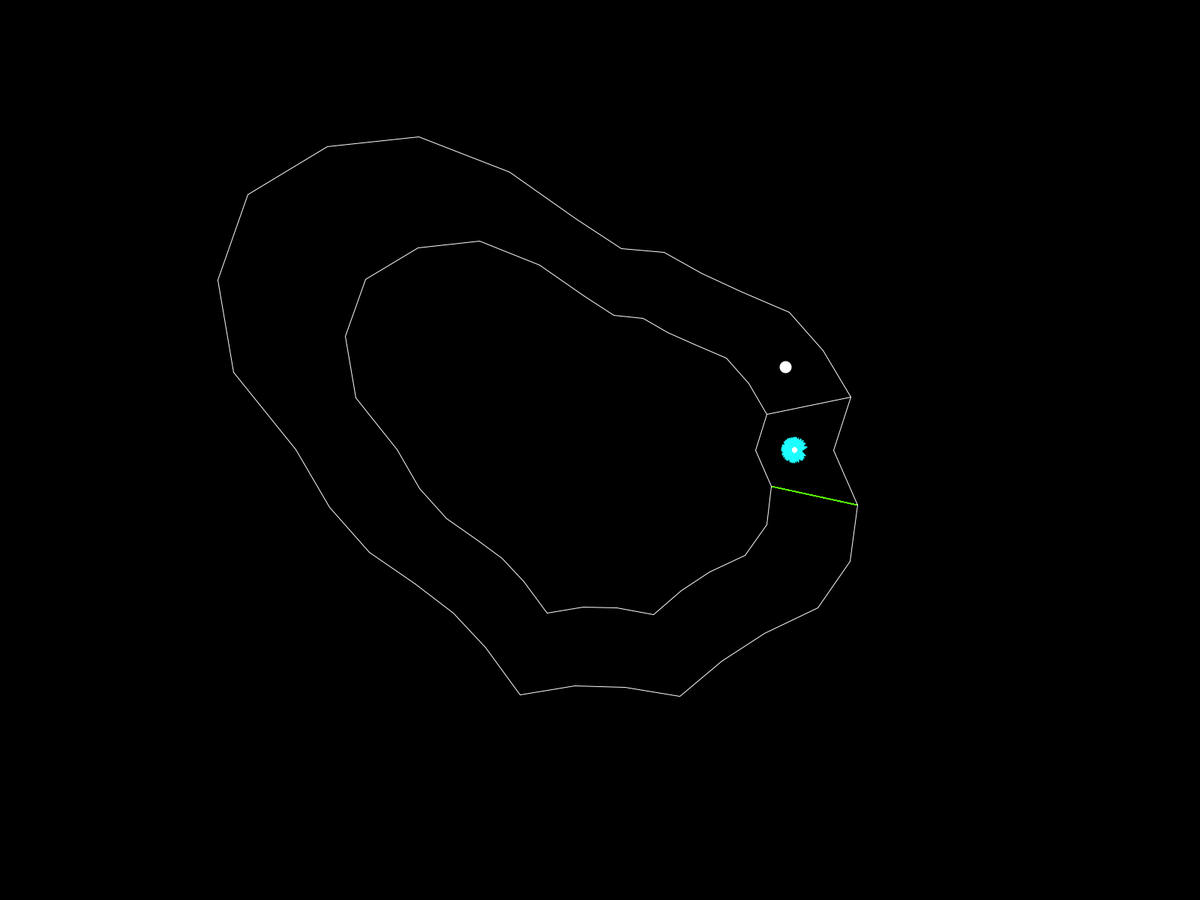
Frame 1 (no input)
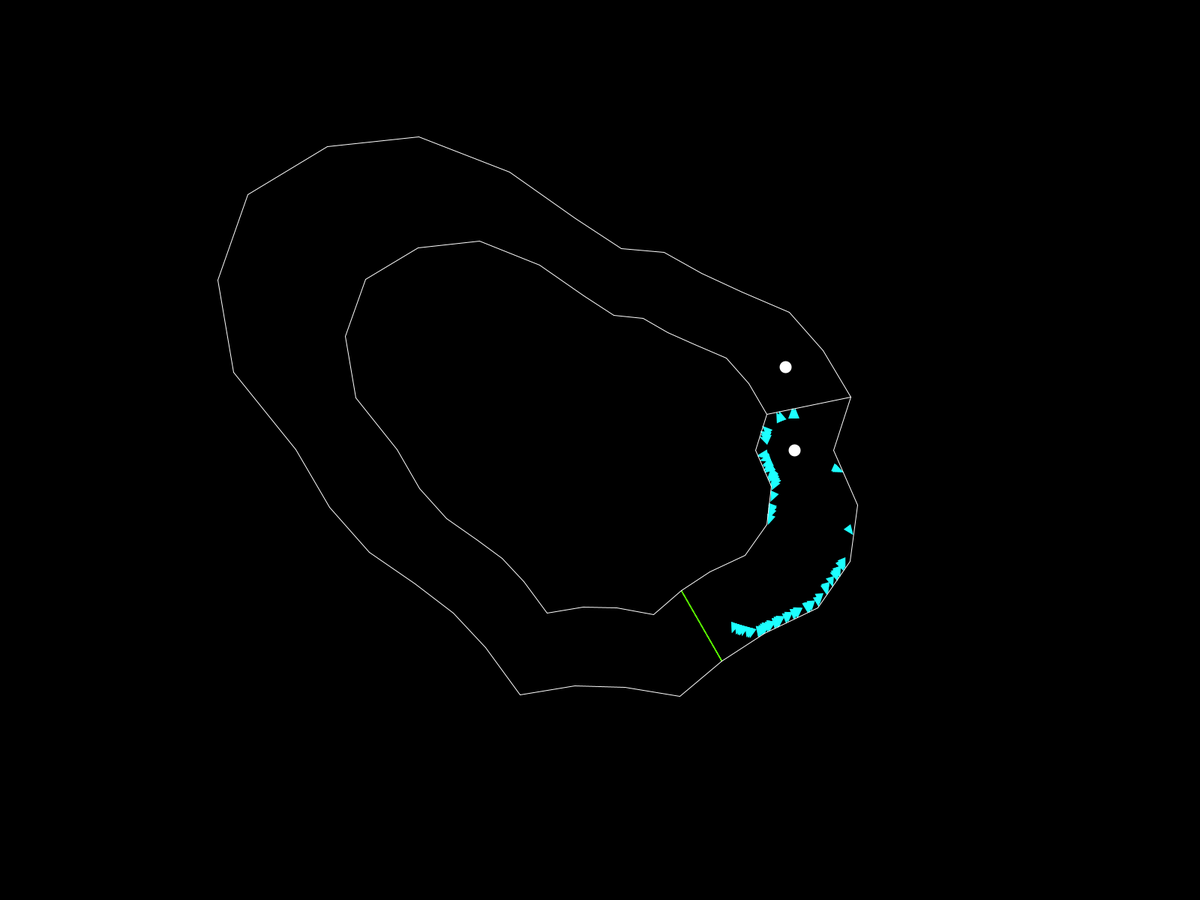
Frame 60 (the mouse pressed at the canvas centre just before this capture)
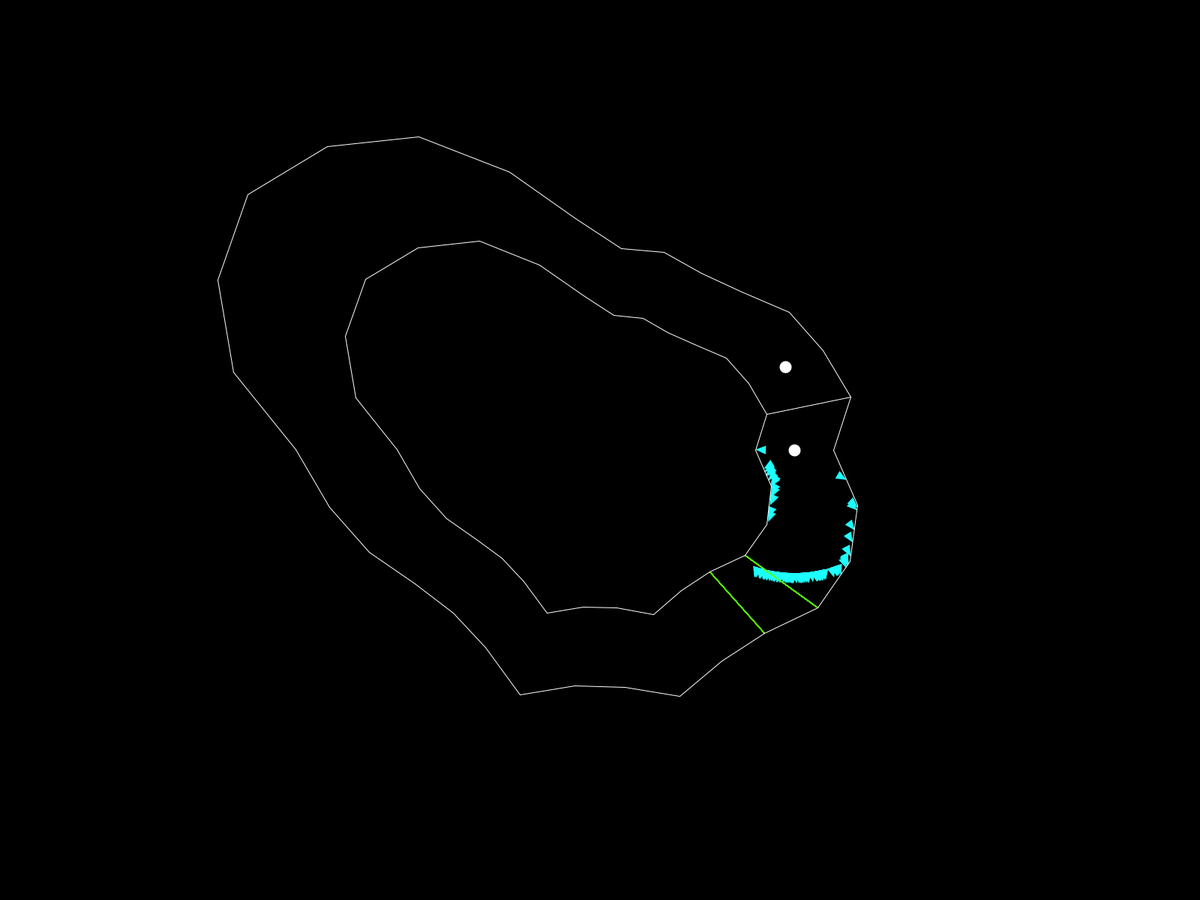
Frame 120 (the mouse held since frame 60 and released just before this capture)

The Processing sketch that drew these frames (run headless with seeded random() and noise(); from frame 60 on, the mouse is pressed at the canvas centre):

// Processing sketch: Random_loops
// ── Random_loops.pde
//PERFECT RANDOM LOOP FORMATIONUSING PERLIN NOISE //////(ONPEN SIMPLEX)(SINPLEX)
//going aroung a circle in the noise function
int resolution=30;
float noise_radius=0.5;  //JAGEDNESS OF THE LOOP
float x_offset=10;
float y_offset=10;
float acc_radius=800;    //SIZE OF THE LOOP
float track_thickness=160;
ArrayList<PVector> outer=new ArrayList<PVector>();
ArrayList<PVector> center=new ArrayList<PVector>();
ArrayList<PVector> inner=new ArrayList<PVector>();
ArrayList<Boundary> innerbounds=new ArrayList<Boundary>();
ArrayList<Boundary> outerbounds=new ArrayList<Boundary>();
ArrayList<Boundary> checkpoints=new ArrayList<Boundary>();
ArrayList<Boundary> bounds=new ArrayList<Boundary>();

//CAR VARIABLES
ArrayList<Car> cars=new ArrayList<Car>();               //LIST OF CARS
float VIS=100;                                              //VISION OF CAR HOW FAR CAN IT SEE
float carsize;                                          //SIZE OF CAR
float carang;                                           //SHAPE OF CAR
color carcol;                                           //COLOR OF CAR
float speed=2;      
PVector start;
PVector end;

//NEURAL NETWORK VARIABLES
int inputs=5;                                           //INPUT TO THE NETWORK
int carnum=100;                                          //GENERATION SIZE
int[] networkSize={8, 8, 8 ,1};                            //NETWORK STRUCTURE
float forcemag=0.1;                                     //LIKE LEARNING CONSTANT
float mutation=0.1;                                     //NUMBER OF RANDOM CARS IN NEW GENERATION
int step=10;

int timeschosen[];


void setup()
{
  // size(800, 800);
  fullScreen();
  strokeWeight(2);
  stroke(255);
  carsize=15;
  carang=PI/8;
  carcol=color(29, 255, 255);
  make_track();
  initcars();
}
void draw() {
  background(0);
  strokeWeight(16);
  translate(width/2, height/2);

  point(start.x, start.y);
  point(end.x, end.y);
  boolean nextgen=true;
  for (int i=0; i<step; i++)
  {
    for (Car c : cars)
    {
      c.update();
      if (c.collided==false && c.finished==false)
      {
        nextgen=false;
      }
      //c.show();
    }
  }
  for (Car c : cars)
  {
    c.show();
  }
  for (Boundary B : bounds)
  {
    B.show();
  }
  if (nextgen)
  {
    float cumuscore[]=new float[cars.size()];
    int curr_score=0;
    int i=0;
    for (Car c : cars)
    {
      curr_score+=c.lifetime;
      cumuscore[i++]=curr_score;
    }
    nextgen(cumuscore);
  }
}









void make_track()
{
  outer.clear();
  center.clear();
  inner.clear();
  innerbounds.clear();
  outerbounds.clear();
  checkpoints.clear();
  bounds.clear();
  //x_offset+=random(1)/100.0;
  //y_offset+=random(1)/100.0;
  for (int i=0; i<resolution; i++)
  {
    float ang=map(i, 0, resolution, 0, 2*PI);
    float x=x_offset+noise_radius*(1+sin(ang));
    float y=y_offset+noise_radius*(1+cos(ang));
    center.add(new PVector(acc_radius*noise(x, y)*cos(ang), acc_radius*noise(x, y)*sin(ang)));
    outer.add(new PVector((acc_radius+track_thickness)*noise(x, y)*cos(ang), (acc_radius+track_thickness)*noise(x, y)*sin(ang)));
    inner.add(new PVector((acc_radius-track_thickness)*noise(x, y)*cos(ang), (acc_radius-track_thickness)*noise(x, y)*sin(ang)));
  }
  outerbounds.add(new Boundary(outer.get(outer.size()-1), outer.get(0)));
  bounds.add(new Boundary(outer.get(outer.size()-1), outer.get(0)));
  innerbounds.add(new Boundary(inner.get(outer.size()-1), inner.get(0)));
  bounds.add(new Boundary(inner.get(outer.size()-1), inner.get(0)));

  for (int i=1; i<outer.size(); i++)
  {
    outerbounds.add(new Boundary(outer.get(i-1), outer.get(i)));
    innerbounds.add(new Boundary(inner.get(i-1), inner.get(i)));
    bounds.add(new Boundary(outer.get(i-1), outer.get(i)));
    bounds.add(new Boundary(inner.get(i-1), inner.get(i)));
    if (i!=outer.size()-1)
    {
      checkpoints.add(new Boundary(inner.get(i), outer.get(i)));
    } else
    {
      bounds.add(new Boundary(inner.get(i), outer.get(i)));
    }
  }
  start=center.get(0);
  end=center.get(center.size()-2);
}

void initcars()
{
  for (int i=0; i<carnum; i++)
  {
    Car c=new Car(start, mutation);
    cars.add(c);
  }
}


Car pickpairandmate(float[] cumuscore)
{
  float pick;
  int i, j;
  i=-1;
  while (i<0 || i>=cars.size())
  {
    pick=(random(cumuscore[cumuscore.length-1]));
    //println(pick);
    for (i=0; i<cumuscore.length; i++)
    {
      if (floor(pick)<floor(cumuscore[i]))
      {
        break;
      }
    }
  }
  j=-1;
  while ( j<0 || j>=cars.size())
  {
    pick=random(cumuscore[cars.size()-1]);
    for (j=0; j<cars.size(); j++)
    {
      if (floor(pick)<floor(cumuscore[j]))
      {
        break;
      }
    }
  }
  timeschosen[i]++;
  timeschosen[j]++;
  return mate(cars.get(i), cars.get(j));
}
Car mate(Car Parent1, Car Parent2)
{
  Car child=new Car(start, mutation);
  child.net.mate(Parent1.net, Parent2.net);
  return child;
}
void nextgen(float []cumuscore)
{
  ArrayList<Car> next=new ArrayList<Car>();
  timeschosen=new int[cars.size()];
  for (int i=0; i<cars.size(); i++)
  {
    timeschosen[i]=0;
  }
  for (int i=0; i<cars.size(); i++)
  {
    next.add(pickpairandmate(cumuscore));
  }
  for (int i=0; i<cars.size(); i++)
  {
    println(i+" "+timeschosen[i]+" "+cars.get(i).lifetime);
  }
  println();
  cars=next;
}
void single_parent(float[]cumuscore)
{
  ArrayList<Car> next=new ArrayList<Car>();
  for (int i=0; i<cars.size(); i++)
  {
    next.add(pickparent(cumuscore));
  }
  cars=next;
}
Car pickparent(float []cumuscore)
{
  float tot=cumuscore[cars.size()-1];
  float ran=random(tot);
  for (int i=0; i<cars.size(); i++)
  {
    if (ran<cumuscore[i])
    {
      println(i);
      Car c=new Car(start, mutation);
      c.net=cars.get(i).net.mutate();
      return c;
    }
  } 
  return cars.get(cars.size()-1);
}

// ── Boundary.pde
class Boundary
{
  PVector A, B;
  Boundary(PVector A_, PVector B_)
  {
    A=A_;
    B=B_;
  }
  float per_dist(PVector point)
  {
    float x1=A.x;
    float x2=B.x;
    float x0=point.x;
    float y1=A.y;
    float y2=B.y;
    float y0=point.y;
    float dist=(y2-y1)*x0-(x2-x1)*y0+x2*y1-y2*x1;
    dist/=(sqrt(pow(y1-y2, 2)+pow(x1-x2, 2)));
    return dist;
  }
  void show()
  {
    stroke(255);
    strokeWeight(1);
    line(A.x, A.y, B.x, B.y);
  }
  void checkpointshow()
  {
    colorMode(HSB);
    stroke(70, 255, 255);
    strokeWeight(1);
    line(A.x, A.y, B.x, B.y);
  }
}

// ── Layer.pde
class Layer
{
  Node[] nodes;
  int input;
  float mutation;
  int size;
  Layer(int size_, int inputsize, float mut)
  {
    input=inputsize;
    mutation=mut;
    nodes=new Node[size_];
    size=size_;
    for (int i=0; i<size; i++)
    {
      nodes[i]=new Node(input, mutation);
    }
  }
  float[] output(float [] input)
  {
    float out[]=new float[nodes.length];
    for (int i=0; i<nodes.length; i++)
    {
      out[i]=nodes[i].output(input);
    }
    return out;
  }
  void copy(Layer L)
  {
    for (int i=0; i<L.nodes.length; i++)
    {
      nodes[i].copy(L.nodes[i]);
    }
  }
}

// ── Neural_Network.pde
class Network
{
  Layer[] layers;
  int []networkSize;
  int inputs;
  int inputSize;
  float mutation;
  Network(int size[], int input, float mut)
  {
    mutation=mut;
    networkSize=size;
    inputs=input;
    layers=new Layer[size.length];
    inputSize=input;
    for (int i=0; i<size.length; i++)
    {
      if (i==0)
      {
        layers[i]=new Layer(size[i], input+1, mutation);
      } else
      {
        layers[i]=new Layer(size[i], size[i-1]+1, mutation);
      }
    }
  }
  float[] output(float[] input)
  {
    float out[]=new float[1];
    for (int i=0; i<layers.length; i++)
    {
      out=layers[i].output(input);
      input=out;
    }
    return out;
  }
  void mate(Network Parent1, Network Parent2)
  {
    int seperation=(int)random(0, layers.length);
    for (int i=0; i<seperation; i++)
    {
      Parent1.layers[i].copy(layers[i]);
    }
    for (int i=seperation; i<layers.length; i++)
    {
      Parent2.layers[i].copy(layers[i]);
    }
  }
  Network copy()
  {
    Network n=new Network(networkSize, inputs, mutation);
    for (int i=0; i<n.layers.length; i++)
    {
      this.layers[i].copy(n.layers[i]);
    }
    return n;
  }
  Network mutate()
  {
    Network n=this.copy();
    for (int i=0; i<n.layers.length; i++)
    {
      for (int j=0; j<layers[i].size; j++)
      {
        for (int k=0; k<layers[i].nodes[j].size; k++)
        {
          float ran=random(1);
          if (ran<mutation)
            layers[i].nodes[j].weights[k]=random(1);
        }
      }
    }
    return n;
  }
}

// ── Node.pde
class Node
{
  float weights[];
  float mutation;
  int size;
  boolean output=false;
  Node(int weigthsnum, float mut)
  {
    size=weigthsnum;
    weights=new float[weigthsnum];
    for (int i=0; i<weights.length; i++)
    {
      weights[i]=random(-1, 1);
    }
    mutation=mut;
  }
  float output(float inp[])
  {
    float ans=0;
    if (inp.length==weights.length-1)
    {
      for (int i=0; i<inp.length; i++)
      {
        ans+=weights[i]*inp[i];
      }
      ans+=weights[inp.length];
    } else
    {
      println("NODE ERROR");
      exit();
    }
    return activation_func(ans);
  }
  void copy(Node to)
  {
    int mutation_index=(int)random(weights.length);
    float mut=random(1);
    boolean mutation_bool=false;
    if (mut<=mutation)
    {
      mutation_bool=true;
    }
    for (int i=0; i<weights.length; i++)
    {
      if (mutation_bool && i==mutation_index)
      {
        to.weights[i]=random(-1, 1);
      } else
      {
        to.weights[i]=weights[i];
      }
    }
  }
  float activation_func(float in)
  {
    //SIGMOID FUNCTION
    if (abs(in)>10)
    {
      if (in>0)
      {
        return 1;
      } else
      {
      }
      return 0;
    } else
    {
      return 1.0/(1.0+exp(-in));
    }
  }
}

// ── Ray_Tracing.pde
//RAY TRACING 
class Ray
{
  PVector start;
  PVector dir;
  float ans=0;
  Ray(PVector P, float ang_)
  {
    start=P;
    dir=PVector.fromAngle(ang_);
    //line(start.x, start.y, start.x+10*dir.x, start.y+10*dir.y);
  }
  void rotate(float ang)
  {
    dir.rotate(ang);
  }
  PVector give_intersection(Boundary B)
  {
    float x1=B.A.x;
    float y1=B.A.y;
    float x2=B.B.x;
    float y2=B.B.y;

    float x3=start.x;
    float y3=start.y;
    float x4=start.x+dir.x;
    float y4=start.y+dir.y;
    float den=(x1-x2)*(y3-y4)-(y1-y2)*(x3-x4);
    if (den==0)
    {
      return null;
    } else 
    {
      float t=((x1-x3)*(y3-y4)-(y1-y3)*(x3-x4))/den;
      float u=-((x1-x2)*(y1-y3)-(y1-y2)*(x1-x3))/den;
      if (t>0 && t<1 && u>0)
      {
        return new PVector(x1+t*(x2-x1), y1+t*(y2-y1));
      } else
      {
        return null;
      }
    }
  }
  PVector give_Closest_intersection(ArrayList<Boundary> arr)
  {
    float Record=width*2;
    PVector closest=null;
    for (Boundary B : arr)
    {
      PVector intr=give_intersection(B);
      if (intr !=null)
      {
        float dist=intr.dist(start);
        if (dist<Record && closest==null)
        {
          closest=new PVector();
          closest.set(intr);
          Record=dist;
        } else if (dist<Record && closest!=null)
        {
          closest.set(intr);
          Record=dist;
        }
      }
    }
    if (closest!=null)
    {
      if (closest.dist(start)>VIS/2.0)
      {
        closest.x=start.x+(VIS/2.0)*dir.x;
        closest.y=start.y+(VIS/2.0)*dir.y;
      }
    }
    return closest;
  }
  void update(PVector p)
  {
    start.set(p);
  }
}

// ── cars.pde
class Car
{
  PVector pos=new PVector();
  PVector vel=new PVector();
  PVector acc=new PVector();
  float carVision=VIS;
  Network net;
  boolean collided=false;
  boolean finished=false;
  float score=0;
  float mutation;
  Boundary checkpoint=checkpoints.get(0);
  int checkpointindex=0;
  int lifespan=100;
  int lifetime=0;
  ArrayList<Ray> rays=new ArrayList<Ray>();
  Car(PVector P, float mut)//START POS AND MUTATION RATE
  {
    mutation=mut;
    pos.set(P.x, P.y);
    vel.set(0, 0);
    acc.set(0, 0);
    net =new Network(networkSize, inputs, mutation);
    for (int i=0; i<inputs; i++)
    {
      float ang=map(i, 0, inputs-1, -PI/2, PI/2);
      rays.add(new Ray(pos, ang));
    }
  }
  void show()
  {
    pushMatrix();
    translate(pos.x, pos.y);
    rotate(atan2(vel.y, vel.x));
    noStroke();
    fill(carcol);
    beginShape();
    vertex(0, 0);
    vertex(-carsize*cos(carang), carsize*sin(carang));
    vertex(-carsize*cos(carang), -carsize*sin(carang));
    endShape();
    //if (!collided)
    //{
    //  noFill();
    //  stroke(carcol);
    //  strokeWeight(1);
    //  ellipse(0, 0, carVision, carVision);
    //}
    popMatrix();
    if (!collided && !finished && checkpoint!=null)
    {
      checkpoint.checkpointshow();
    }
  }
  void update()
  {
    if (!collided && !finished)
    {
      find_rays(bounds);
      pos.add(vel);
      vel.add(acc);
      acc.set(0, 0);
      if (checkpoint!=null)
      {
        if (checkpoint.per_dist(pos)<2)
        {
          if (checkpointindex<checkpoints.size()-1)
            checkpoint=checkpoints.get(checkpointindex++);
          else
            checkpoint=null;
          lifespan=500;
        }
      }
      if (end.dist(pos)<4)
      {
        finished=true;
        lifetime+=1000;
      }
      lifespan--;
      lifetime++;
      if (lifespan==0)
      {
        collided=true;
      }
    }
  }
  void find_rays(ArrayList<Boundary> B)
  {
    float []inp=new float[rays.size()];
    int count=0;
    for (Ray r : rays)
    {
      r.dir.rotate(atan2(vel.y, vel.x));
      PVector end=r.give_Closest_intersection(B);
      r.dir.rotate(-atan2(vel.y, vel.x));
      if (end!=null)
      {
        float dist=end.dist(pos);
        if (dist<2)
        {
          collided=true;
        }
        float in=map(dist, 0, VIS/2.0, 1, 0);
        inp[count++]=in;
        //stroke(255);
        //strokeWeight(1);
        //line(pos.x, pos.y, end.x, end.y);
      } else
      {
        inp[count++]=0;
      }
    }
    float []output=net.output(inp);
    float ang=map(output[0], 0, 1, 0, 2*PI);
    // println(output[0]);
    PVector force=PVector.fromAngle(ang);
    force.setMag(speed);
    force.sub(vel);
    acc.set(force);
  }
}
